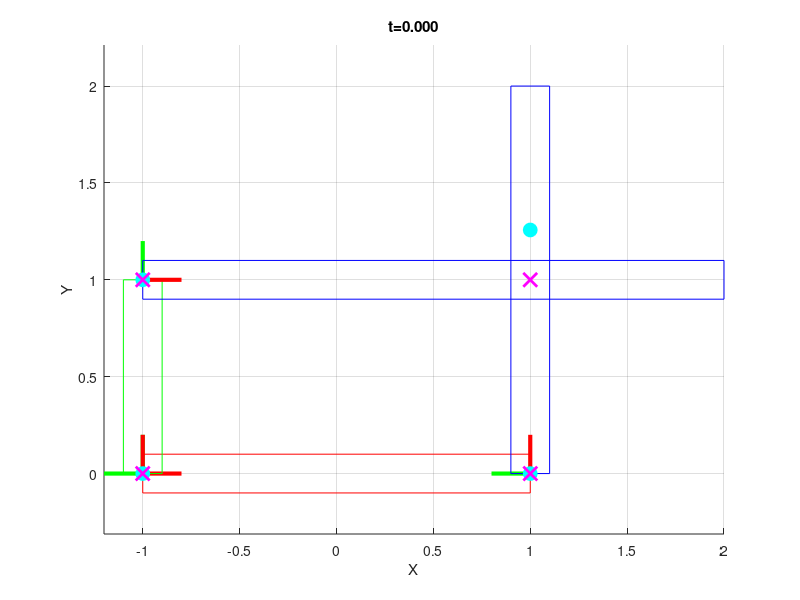

Recreate this plot in MATLAB. (Note: this script raises an error after producing the figure.)
function linkages(scene)
if nargin < 1
	scene = 0;
end

% Set up the scene here.
% Note that links don't have to be placed exactly. The first call to
% solveLinkage() will automatically snap the links so that all the
% constraints are satisfied.
links = [];
pins = [];
sliders = [];
particles = [];
jacobian = true; % turn jocobian on by default to accelerate the process
oscillation = false; % turn oscillation off by default.
switch scene
	case 0
		% Crank-rocker
		% Bottom link
		links(1).angle = 0; % rotation from the positive x-axis
		links(1).pos = [-1 0]'; % position of the center of rotation
		links(1).verts = [ % display vertices
			 0.0  2.0  2.0  0.0
			-0.1 -0.1  0.1  0.1
			];
		% Left link
		links(2).angle = pi/2;
		links(2).pos = [-1 0]';
		links(2).verts = [
			 0.0  1.0  1.0  0.0
			-0.1 -0.1  0.1  0.1
			];
		% Right link
		links(3).angle = pi/2;
		links(3).pos = [1 0]';
		links(3).verts = [
			 0.0  2.0  2.0  0.0
			-0.1 -0.1  0.1  0.1
			];
		% Top link
		links(4).angle = 0;
		links(4).pos = [-1 1]';
		links(4).verts = [
			 0.0  3.0  3.0  0.0
			-0.1 -0.1  0.1  0.1
			];
		
		% Which link is grounded?
		grounded = 1;
		% Which link is the driver?
		% Note: the driver must be attached (with a pin) to the ground.
		driver = 2;
		
		% Bottom-left
		pins(1).linkA = 1;
		pins(1).linkB = 2;
		pins(1).pointA = [0,0]';
		pins(1).pointB = [0,0]';
		% Bottom-right
		pins(2).linkA = 1;
		pins(2).linkB = 3;
		pins(2).pointA = [2,0]';
		pins(2).pointB = [0,0]';
		% Left-top
		pins(3).linkA = 2;
		pins(3).linkB = 4;
		pins(3).pointA = [1,0]';
		pins(3).pointB = [0,0]';
		% Right-top
		pins(4).linkA = 3;
		pins(4).linkB = 4;
		pins(4).pointA = [1+rand(1),0]'; % pin location on link3 is randomized
		pins(4).pointB = [2,0]';
		
		% List of tracer particles for display
		particles(1).link = 4; % which link?
		particles(1).point = [0.5,0.1]'; % tracer particle point in local coords
		particles(2).link = 4;
		particles(2).point = [2.5,-0.1]';
	case 1
		% Drag-link % s = 2, l = 5, p = 4, q = 4
		% Bottom link
		links(1).angle = 0; % rotation from the positive x-axis
		links(1).pos = [-1 0]'; % position of the center of rotation
		links(1).verts = [ % display vertices
			 0.0  2.0  2.0  0.0
			-0.1 -0.1  0.1  0.1
			];
		% Left link
		links(2).angle = pi/2;
		links(2).pos = [-1 0]';
		links(2).verts = [
			 0.0  4.0  4.0  0.0
			-0.1 -0.1  0.1  0.1
			];
		% Right link
		links(3).angle = pi/2;
		links(3).pos = [1 0]';
		links(3).verts = [
			 0.0   5    5   0.0
			-0.1 -0.1  0.1  0.1
			];
		% Top link
		links(4).angle = 0;
		links(4).pos = [-1 1]';
		links(4).verts = [
			 0.0   4    4  0.0
			-0.1 -0.1  0.1  0.1
			];
		
		% Which link is grounded?
		grounded = 1;
		% Which link is the driver?
		% Note: the driver must be attached (with a pin) to the ground.
		driver = 2;
		
		% Bottom-left
		pins(1).linkA = 1;
		pins(1).linkB = 2;
		pins(1).pointA = [0,0]';
		pins(1).pointB = [0,0]';
		% Bottom-right
		pins(2).linkA = 1;
		pins(2).linkB = 3;
		pins(2).pointA = [2,0]';
		pins(2).pointB = [0,0]';
		% Left-top
		pins(3).linkA = 2;
		pins(3).linkB = 4;
		pins(3).pointA = [4,0]';
		pins(3).pointB = [0,0]';
		% Right-top
		pins(4).linkA = 3;
		pins(4).linkB = 4;
		pins(4).pointA = [5,0]'; % pin location on link3 is randomized
		pins(4).pointB = [4,0]';
		
		% List of tracer particles for display
		particles(1).link = 4; % which link?
		particles(1).point = [0.5,0.1]'; % tracer particle point in local coords
		particles(2).link = 4;
		particles(2).point = [2.5,-0.1]';
	case 2
        
		% Double-rocker % s = 1, l = 4, p = 4, q = 3
        % first enable oscillation
        oscillation = true; % decides whether to make the driver link oscillate or not.
        % (double rocker)
        min_angle = acos(3/5)-0.095; % oscillation range 
        max_angle = pi/2+0.005; % uscillation range


		% Bottom link
		links(1).angle = 0; % rotation from the positive x-axis
		links(1).pos = [-1 0]'; % position of the center of rotation
		links(1).verts = [ % display vertices
			 0.0  3.0  3.0  0.0
			-0.1 -0.1  0.1  0.1
			];
		% Left link
		links(2).angle = acos(1/4);
		links(2).pos = [-1 0]';
		links(2).verts = [
			 0.0  4.0  4.0  0.0
			-0.1 -0.1  0.1  0.1
			];
		% Right link
		links(3).angle = pi/2;
		links(3).pos = [1 0]';
		links(3).verts = [
			 0.0  4.0  4.0  0.0
			-0.1 -0.1  0.1  0.1
			];
		% Top link
		links(4).angle = 0;
		links(4).pos = [-1 1]';
		links(4).verts = [
			 0.0  1.0  1.0  0.0
			-0.1 -0.1  0.1  0.1
			];
		
		% Which link is grounded?
		grounded = 1;
		% Which link is the driver?
		% Note: the driver must be attached (with a pin) to the ground.
		driver = 2;
		
		% Bottom-left
		pins(1).linkA = 1;
		pins(1).linkB = 2;
		pins(1).pointA = [0,0]';
		pins(1).pointB = [0,0]';
		% Bottom-right
		pins(2).linkA = 1;
		pins(2).linkB = 3;
		pins(2).pointA = [3,0]';
		pins(2).pointB = [0,0]';
		% Left-top
		pins(3).linkA = 2;
		pins(3).linkB = 4;
		pins(3).pointA = [4,0]';
		pins(3).pointB = [0,0]';
		% Right-top
		pins(4).linkA = 3;
		pins(4).linkB = 4;
		pins(4).pointA = [4,0]'; % pin location on link3 is randomized
		pins(4).pointB = [1,0]';
		
		% List of tracer particles for display
		particles(1).link = 4; % which link?
		particles(1).point = [0,0]'; % tracer particle point in local coords
		particles(2).link = 4;
		particles(2).point = [1,0]';
	case 3
		% Hoekens/Chebyshev
        % Double-rocker % s = 1, l = 2, p = 2.5, q = 5
		% Bottom link
		links(1).angle = 0; % rotation from the positive x-axis
		links(1).pos = [-1 0]'; % position of the center of rotation
		links(1).verts = [ % display vertices
			 0.0  2.0  2.0  0.0
			-0.1 -0.1  0.1  0.1
			];
		% Left link
		links(2).angle = 0;
		links(2).pos = [-1 0]';
		links(2).verts = [
			 0.0  1.0  1.0  0.0
			-0.1 -0.1  0.1  0.1
			];
		% Right link
		links(3).angle = pi/2;
		links(3).pos = [1 0]';
		links(3).verts = [
			 0.0  2.5  2.5  0.0
			-0.1 -0.1  0.1  0.1
			];
		% Top link
		links(4).angle = 0;
		links(4).pos = [-1 1]';
		links(4).verts = [
			 0.0  5.0  5.0  0.0
			-0.1 -0.1  0.1  0.1
			];
		
		% Which link is grounded?
		grounded = 1;
		% Which link is the driver?
		% Note: the driver must be attached (with a pin) to the ground.
		driver = 2;
		
		% Bottom-left
		pins(1).linkA = 1;
		pins(1).linkB = 2;
		pins(1).pointA = [0,0]';
		pins(1).pointB = [0,0]';
		% Bottom-right
		pins(2).linkA = 1;
		pins(2).linkB = 3;
		pins(2).pointA = [2,0]';
		pins(2).pointB = [0,0]';
		% Left-top
		pins(3).linkA = 2;
		pins(3).linkB = 4;
		pins(3).pointA = [1,0]';
		pins(3).pointB = [0,0]';
		% Right-top
		pins(4).linkA = 3;
		pins(4).linkB = 4;
		pins(4).pointA = [2.5,0]'; % pin location on link3 is randomized
		pins(4).pointB = [2.5,0]';
		
		% List of tracer particles for display
		particles(1).link = 4; % which link?
		particles(1).point = [0,0]'; % tracer particle point in local coords
		particles(2).link = 4;
		particles(2).point = [5,0]';
	case 4
		% Peaucellier-Lipkin
        
        % (Peaucellier-Lipkin linkage) set oscillation on
        oscillation = true;
        min_angle = -pi/2.1; % oscillation range 
        max_angle = pi/2.1; % uscillation range
        
        % stationary link
        % s = 1, 
		links(1).angle = 0; % rotation from the positive x-axis
		links(1).pos = [-1 0]'; % position of the center of rotation
		links(1).verts = [ % display vertices
			 0.0  1.0  1.0  0.0
             0.0  0.0  0.0  0.0
			];
		% driver link
		links(2).angle = 0;
		links(2).pos = [0 0]';
		links(2).verts = [
			 0.0  1.0  1.0  0.0
			-0.1 -0.1  0.1  0.1
			];
		% parallelogram link1
		links(3).angle = pi/2;
		links(3).pos = [1 0]';
		links(3).verts = [
			 0.0  2.0  2.0  0.0
			-0.1 -0.1  0.1  0.1
			];
		% parallelogram link2
		links(4).angle = -pi/5;
		links(4).pos = [1 0]';
		links(4).verts = [
			 0.0  2.0  2.0  0.0
			-0.1 -0.1  0.1  0.1
			];
        % parallelogram link3
		links(5).angle = -pi/9;
		links(5).pos = [2 sqrt(3)]';
		links(5).verts = [
			 0.0  2.0  2.0  0.0
			-0.1 -0.1  0.1  0.1
			];
        % parallelogram link4
		links(6).angle = pi/3;
		links(6).pos = [2 -sqrt(3)]';
		links(6).verts = [
			 0.0  2.0  2.0  0.0
			-0.1 -0.1  0.1  0.1
			];
        % long link 1
		links(7).angle = pi/6;
		links(7).pos = [-1 0]';
		links(7).verts = [
			 0.0  2*sqrt(3)  2*sqrt(3)  0.0
			-0.1 -0.1  0.1  0.1
			];
        % long link 1
		links(8).angle = -pi/6;
		links(8).pos = [-1 0]';
		links(8).verts = [
			 0.0  2*sqrt(3)  2*sqrt(3)  0.0
			-0.1 -0.1  0.1  0.1
			];
        grounded = 1;
        driver = 2;
        
        pins(1).linkA = 1;
        pins(1).linkB = 2;
        pins(1).pointA = [1,0]';
        pins(1).pointB = [0,0]';
        pins(2).linkA = 2;
        pins(2).linkB = 3;
        pins(2).pointA = [1,0]';
        pins(2).pointB = [0,0]';
        pins(3).linkA = 2;
        pins(3).linkB = 4;
        pins(3).pointA = [1,0]';
        pins(3).pointB = [0,0]';
        pins(4).linkA = 3;
        pins(4).linkB = 5;
        pins(4).pointA = [2,0]';
        pins(4).pointB = [0,0]';
        pins(5).linkA = 4;
        pins(5).linkB = 6;
        pins(5).pointA = [2,0]';
        pins(5).pointB = [0,0]';
        pins(6).linkA = 5;
        pins(6).linkB = 6;
        pins(6).pointA = [2,0]';
        pins(6).pointB = [2,0]';
        pins(7).linkA = 1;
        pins(7).linkB = 7;
        pins(7).pointA = [0,0]';
        pins(7).pointB = [0,0]';
        pins(8).linkA = 1;
        pins(8).linkB = 8;
        pins(8).pointA = [0,0]';
        pins(8).pointB = [0,0]';
        pins(9).linkA = 5;
        pins(9).linkB = 7;
        pins(9).pointA = [0,0]';
        pins(9).pointB = [2*sqrt(3),0]';
        pins(10).linkA = 6;
        pins(10).linkB = 8;
        pins(10).pointA = [0,0]';
        pins(10).pointB = [2*sqrt(3),0]';
        
        particles(1).link = 5;
        particles(1).point = [2,0]';
        
        
	case 5
		% Klann
        % stationary
        links(1).angle = 0; % rotation from the positive x-axis
        links(1).pos = [0 0]'; % position of the center of rotation
        links(1).verts = [
        -266.16  0.0  -266.16
        61.45 0.0  -130
        ];
        
        links(2).angle = 3*pi/2;
        links(2).pos = [0 0]';
        links(2).verts = [
            0.0 110 110 0
            -5  -5  5   5
        ];
    
        links(3).angle = 0;
        links(3).pos = [0 0]';
        links(3).verts = [
            0.0 130 130 0
            -5  -5  5   5
        ];
    
        links(4).angle = 0;
        links(4).pos = [0 0]';
        links(4).verts = [
            0.0 182 182 0
            -5  -5  5   5
        ];
    
        links(5).angle = 0;
        links(5).pos = [0 0]';
        links(5).verts = [
            0.0 288 288 0 -216.65 -216.65
            -5  -5  5 5 43.20 33.20 
        ];
    
        links(6).angle = 0;
        links(6).pos = [0 0]';
        links(6).verts = [
            0.0 265 734.57 734.57 265 0
            -5  -5 135 145 5   5
        ];
    
    

        pins(1).linkA = 1;
        pins(1).linkB = 2;
        pins(1).pointA = [0 0]';
        pins(1).pointB = [0 0]';
        
        pins(2).linkA = 1;
        pins(2).linkB = 3;
        pins(2).pointA = [-266.16 -130]';
        pins(2).pointB = [0 0]';
        
        pins(3).linkA = 1;
        pins(3).linkB = 4;
        pins(3).pointA = [-266.16 61.45]';
        pins(3).pointB = [0 0]';
        
        pins(4).linkA = 2;
        pins(4).linkB = 5;
        pins(4).pointA = [110 0]';
        pins(4).pointB = [288 0]';
        
        pins(5).linkA = 4;
        pins(5).linkB = 6;
        pins(5).pointA = [182 0]';
        pins(5).pointB = [0 0]';

        pins(6).linkA = 3;
        pins(6).linkB = 5;
        pins(6).pointA = [130 0]';
        pins(6).pointB = [0 0]';
        
        
        pins(7).linkA = 6;
        pins(7).linkB = 5;
        pins(7).pointA = [265 0]';
        pins(7).pointB = [-216.65 38.53]';
        
        
        grounded = 1;
        driver = 2;
        
        particles(1).link = 6;
        particles(1).point = [734.57,140]';
        
        
	case 6
        jacobian = false;
		% Another linkage
        links(1).angle = 0;
        links(1).pos = [0 0]';
        links(1).verts = [
            0 0 0 0
            0 0 0 0
        ];
        
        links(2).angle = 0;
        links(2).pos = [0 0]';
        links(2).verts = [
            0 2 2 0 -1 -1 0 -1 -1 0
            -0.1  -0.1  0.1   0.1 sqrt(3)+0.1 sqrt(3)-0.1 -0.1 -sqrt(3)-0.1 -sqrt(3)+0.1 0.1
        ];
    
        links(3).angle = 0;
        links(3).pos = [0 0]';
        links(3).verts = [
            0 8 8 0
            -0.1  -0.1  0.1   0.1
        ];
    
        links(4).angle = 0;
        links(4).pos = [0 0]';
        links(4).verts = [
            0 8 8 0
            -0.1  -0.1  0.1   0.1
        ];
    
        links(5).angle = 0;
        links(5).pos = [0 0]';
        links(5).verts = [
            0 8 8 0
            -0.1  -0.1  0.1   0.1
        ];
    
        links(6).angle = 0;
        links(6).pos = [0 0]';
        links(6).verts = [
            0 8 8 0
            -0.1  -0.1  0.1   0.1
        ];
    
        links(7).angle = 0;
        links(7).pos = [0 0]';
        links(7).verts = [
            0 8 8 0
            -0.1  -0.1  0.1   0.1
        ];
    
        links(8).angle = 0;
        links(8).pos = [0 0]';
        links(8).verts = [
            0 8 8 0
            -0.1  -0.1  0.1   0.1
        ];
        
        pins(1).linkA = 2;
        pins(1).linkB = 1;
        pins(1).pointA = [0 0]';
        pins(1).pointB = [0 0]';
        
        pins(2).linkA = 2;
        pins(2).linkB = 3;
        pins(2).pointA = [2 0]';
        pins(2).pointB = [0 0]';
        
        pins(3).linkA = 2;
        pins(3).linkB = 4;
        pins(3).pointA = [2 0]';
        pins(3).pointB = [0 0]';
        
        pins(4).linkA = 2;
        pins(4).linkB = 5;
        pins(4).pointA = [-1 sqrt(3)]';
        pins(4).pointB = [0 0]';
        
        pins(5).linkA = 2;
        pins(5).linkB = 6;
        pins(5).pointA = [-1 sqrt(3)]';
        pins(5).pointB = [0 0]';
        
        pins(6).linkA = 2;
        pins(6).linkB = 7;
        pins(6).pointA = [-1 -sqrt(3)]';
        pins(6).pointB = [0 0]';
        
        pins(7).linkA = 2;
        pins(7).linkB = 8;
        pins(7).pointA = [-1 -sqrt(3)]';
        pins(7).pointB = [0 0]';

        sliders(1).linkA = 3;
        sliders(1).linkB = 1;
        sliders(1).pointA = [8 0]';
        sliders(1).rangeB = [[0 0]' [7.7 7.7]'];
        
        sliders(2).linkA = 4;
        sliders(2).linkB = 1;
        sliders(2).pointA = [8 0]';
        sliders(2).rangeB = [[0 0]' [-7.7 7.7]'];
        
        sliders(3).linkA = 5;
        sliders(3).linkB = 1;
        sliders(3).pointA = [8 0]';
        sliders(3).rangeB = [[0 0]' [7.7 7.7]'];
        
        sliders(4).linkA = 6;
        sliders(4).linkB = 1;
        sliders(4).pointA = [8 0]';
        sliders(4).rangeB = [[0 0]' [-7.7 7.7]'];
    
        sliders(5).linkA = 7;
        sliders(5).linkB = 1;
        sliders(5).pointA = [8 0]';
        sliders(5).rangeB = [[0 0]' [7.7 7.7]'];
        
        sliders(6).linkA = 8;
        sliders(6).linkB = 1;
        sliders(6).pointA = [8 0]';
        sliders(6).rangeB = [[0 0]' [-7.7 7.7]'];    
        
        grounded = 1;
        driver = 2;
        
        
        particles(1).link = 2;
        particles(1).point = [2 0]';
        particles(2).link = 2;
        particles(2).point = [-1 sqrt(3)]';
        particles(3).link = 2;
        particles(3).point = [-1 -sqrt(3)]';
        
	case 10
        jacobian = false;
		% Extra credit!
        oscillation = true; % decides whether to make the driver link oscillate or not.
        % (double rocker)
        min_angle = pi/100; % oscillation range 
        max_angle = pi/4; % uscillation range
        
        
        links(1).angle = 0;
        links(1).pos = [0 0]';
        links(1).verts = [
            0.0 5 5 0
            -0.1  -0.1  0.1   0.1
        ];
    
        links(2).angle = pi/100;
        links(2).pos = [0 0]';
        links(2).verts = [
            0.0 5/sqrt(2) 5/sqrt(2) 0
            -0.1  -0.1  0.1   0.1
        ];
    
        links(3).angle = pi-pi/100;
        links(3).pos = [5 0]';
        links(3).verts = [
            0.0 10 10 0
            -0.1  -0.1  0.1   0.1
        ];
        
        pins(1).linkA = 1;
        pins(1).linkB = 3;
        pins(1).pointA = [5 0]';
        pins(1).pointB = [0 0]';
        
        pins(2).linkA = 1;
        pins(2).linkB = 2;
        pins(2).pointA = [0 0]';
        pins(2).pointB = [0 0]';
        
        sliders(1).linkA = 2;
        sliders(1).linkB = 3;
        sliders(1).pointA = [3 0]';
        sliders(1).rangeB = [[0 0]' [10 0]'];
 
        grounded = 1;
        driver = 2;
            
end

% Initialize
for i = 1 : length(links)
	links(i).grounded = (i == grounded); %#ok<*AGROW>
	links(i).driver = (i == driver);
	% These target quantities are only used for grounded and driver links
	links(i).angleTarget = links(i).angle;
	links(i).posTarget = links(i).pos;
end
for i = 1 : length(particles)
	particles(i).pointsWorld = zeros(2,0); % transformed points, initially empty
end

% Debug: drawing here to debug scene setup
drawScene(0,links,pins,sliders,particles);

% lsqnonlin options
if verLessThan('matlab','8.1')
	opt = optimset(...
		'Jacobian','on',...
		'DerivativeCheck','off',...
		'Display','off'); % final-detailed iter-detailed off
else
    if jacobian
        opt = optimoptions('lsqnonlin',...
		'Jacobian','on',...
		'DerivativeCheck','off',...
		'Display','off'); % final-detailed iter-detailed off
    else
        opt = optimoptions('lsqnonlin',...
		'Jacobian','off',...
		'DerivativeCheck','off',...
		'Display','off'); % final-detailed iter-detailed off
    end
end

% Simulation loop
t = 0; % current time
T = 2; % final time
dt = 0.01; % time step
angVel = -2*pi; % driver angular velocity
w = 20; % radius frequency of the oscillation

while t < T
	% Procedurally set the driver angle.
	% Right now, the target angle is being linearly increased, but you may
	% want to do something else.
    if ~oscillation
        links(driver).angleTarget = links(driver).angleTarget + dt*angVel;
    else
        %oscillatory motion code blcok
        links(driver).angleTarget = ...
            (max_angle - min_angle) * -cos(w*t) / 2 + (max_angle + min_angle) / 2;
    end    
    
	% Solve for linkage orientations and positions
	[links,feasible] = solveLinkage(links,pins,sliders,opt);
	% Update particle positions
	particles = updateParticles(links,particles);
	% Draw scene
	drawScene(t,links,pins,sliders,particles);
	% Quit if over-constrained
	if ~feasible
		break;
	end
	t = t + dt;
end

end

%%
function [R,dR] = rotationMatrix(angle)
c = cos(angle);
s = sin(angle);
% Rotation matrix
R = zeros(2);
R(1,1) = c;
R(1,2) = -s;
R(2,1) = s;
R(2,2) = c;
if nargout >= 2
	% Rotation matrix derivative
	dR = zeros(2);
	dR(1,1) = -s;
	dR(1,2) = -c;
	dR(2,1) = c;
	dR(2,2) = -s;
end
end

%%
function [links,feasible] = solveLinkage(links,pins,sliders,opt)
nlinks = length(links);
% Extract the current angles and positions into a vector
angPos0 = zeros(3*nlinks,1);
for i = 1 : nlinks
	link = links(i);
	ii = (i-1)*3+(1:3);
	angPos0(ii(1)) = link.angle;
	angPos0(ii(2:3)) = link.pos;
end
% Limits
lb = -inf(size(angPos0));
ub =  inf(size(angPos0));
% Solve for angles and positions
[angPos,r2] = lsqnonlin(@(angPos)objFun(angPos,links,sliders,pins),angPos0,lb,ub,opt);
% If the mechanism is feasible, then the residual should be zero
feasible = true;
if r2 > 1e-4
	fprintf('Mechanism is over constrained!\n');
	feasible = false;
end
% Extract the angles and positions from the values in the vector
for i = 1 : length(links)
	ii = (i-1)*3+(1:3);
	links(i).angle = angPos(ii(1));
	links(i).pos = angPos(ii(2:3));
end
end

%%
function [c,J] = objFun(angPos,links,sliders,pins)
nlinks = length(links);
npins = length(pins);
nsliders = length(sliders);
% Temporarily change angles and positions of the links. These changes will
% be undone when exiting this function.
for i = 1 : nlinks
	ii = (i-1)*3+(1:3);
	links(i).angle = angPos(ii(1));
	links(i).pos = angPos(ii(2:3));
end

% Evaluate constraints
ndof = 3*nlinks;
ncon = 3 + 3 + 2*npins + nsliders; % 3 for ground, 3 for driver, 2*npins for pins, 2*nsliders for sliders
c = zeros(ncon,1);
J = zeros(ncon,ndof);
k = 0;
% Some angles and positions are fixed
for i = 1 : nlinks
	link = links(i);
	if link.grounded || link.driver
		% Grounded and driver links have their angles and positions
		% prescribed.
		c(k+1,    1) = link.angle - link.angleTarget;
		c(k+(2:3),1) = link.pos - link.posTarget;
		% The Jacobian of this constraint is the identity matrix
		colAng = (i-1)*3 + 1;
		colPos = (i-1)*3 + (2:3);
		J(k+1,    colAng) = 1;
		J(k+(2:3),colPos) = eye(2);
		k = k + 3;
	end
end
% Slider constraints
for i = 1 : nsliders
    slider = sliders(i);
    rows = k;
    k = k + 1;
    idxLinkA = slider.linkA;
    idxLinkB = slider.linkB;
    linkA = links(idxLinkA);
    linkB = links(idxLinkB);
    Ra = rotationMatrix(linkA.angle);
	Rb = rotationMatrix(linkB.angle);
    pointA = slider.pointA;
    rangeB = slider.rangeB;
    xa = Ra * pointA + linkA.pos;
    xb1 = Rb * rangeB(:,1) + linkB.pos;
    xb2 = Rb * rangeB(:,2) + linkB.pos;
    
    c(rows, 1) = sqrt(sum((xb1-xa).^2)) + sqrt(sum((xb2-xa).^2)) - sqrt(sum((xb1-xb2).^2));
    
    % no jacobian computation for sliders
end
% Pin constraints
for i = 1 : npins
	pin = pins(i);
	rows = k+(1:2); % row index of this pin constraint
	k = k + 2;
	indLinkA = pin.linkA; % array index of link A
	indLinkB = pin.linkB; % array index of link B
	linkA = links(indLinkA);
	linkB = links(indLinkB);
	[Ra,dRa] = rotationMatrix(linkA.angle);
	[Rb,dRb] = rotationMatrix(linkB.angle);
	% Local positions
	ra = pin.pointA;
	rb = pin.pointB;
	% World positions
	xa = Ra * ra + linkA.pos;
	xb = Rb * rb + linkB.pos;
	p = xa(1:2) - xb(1:2);
	c(rows,1) = p;
	%
	% Optional Jacobian computation
	%
	% Column indices for the angles and positions of links A and B
	colAngA = (indLinkA-1)*3 + 1;
	colPosA = (indLinkA-1)*3 + (2:3);
	colAngB = (indLinkB-1)*3 + 1;
	colPosB = (indLinkB-1)*3 + (2:3);
	% The Jacobian of this constraint is the partial derivative of f wrt
	% the angles and positions of the two links.
	J(rows,colAngA) = dRa * ra;
	J(rows,colPosA) = eye(2);
	J(rows,colAngB) = -dRb * rb;
	J(rows,colPosB) = -eye(2);
end

end

%%
function particles = updateParticles(links,particles)
% Transform particle position from local to world
for i = 1 : length(particles)
	particle = particles(i);
	link = links(particle.link);
	% IMPLEMENT ME: compute x, the world space position of the particle.
    theta = link.angle;
    coor = link.pos;
	x = [cos(theta) -sin(theta); sin(theta) cos(theta)] * particle.point + coor;
	% Append world position to the array (grows indefinitely)
	particles(i).pointsWorld(:,end+1) = x;
end
end

%%
function drawScene(t,links,pins,sliders,particles)
if t == 0
	clf;
	axis equal;
	hold on;
	grid on;
	xlabel('X');
	ylabel('Y');
end
cla;
% Draw links
for i = 1 : length(links)
	link = links(i);
	R = rotationMatrix(link.angle);
	% Draw frame
	p = link.pos; % frame origin
	s = 0.2; % frame display size
	px = p + s*R(:,1); % frame x-axis
	py = p + s*R(:,2); % frame y-axis
	plot([p(1),px(1)],[p(2),px(2)],'r','LineWidth',3);
	plot([p(1),py(1)],[p(2),py(2)],'g','LineWidth',3);
	% Draw link geometry
	if link.grounded
		color = [1 0 0];
	elseif link.driver
		color = [0 1 0];
	else
		color = [0 0 1];
	end
	E = [R,link.pos;0,0,1]; % transformation matrix
	vertsLocal = [link.verts;ones(1,size(link.verts,2))];
	vertsWorld = E * vertsLocal;
	plot(vertsWorld(1,[1:end,1]),vertsWorld(2,[1:end,1]),'Color',color);
end
% Draw pins
for i = 1 : length(pins)
	pin = pins(i);
	linkA = links(pin.linkA);
	linkB = links(pin.linkB);
	Ra = rotationMatrix(linkA.angle);
	Rb = rotationMatrix(linkB.angle);
	xa = Ra * pin.pointA + linkA.pos;
	xb = Rb * pin.pointB + linkB.pos;
	plot(xa(1),xa(2),'co','MarkerSize',10,'MarkerFaceColor','c');
	plot(xb(1),xb(2),'mx','MarkerSize',10,'LineWidth',2);
end
% Draw Sliders
for i = 1 : length(sliders)
    slider = sliders(i);
    linkA = links(slider.linkA);
	linkB = links(slider.linkB);
	Ra = rotationMatrix(linkA.angle);
	Rb = rotationMatrix(linkB.angle);
	xa = Ra * slider.pointA + linkA.pos;
	xb1 = Rb * slider.rangeB(:,1) + linkB.pos;
    xb2 = Rb * slider.rangeB(:,2) + linkB.pos;
    X = [xb1 xb2];
    plot(xa(1),xa(2),'co','MarkerSize',10,'MarkerFaceColor','c');
    plot(X(1,:)', X(2,:), 'r')
end
% Draw particles
for i = 1 : length(particles)
	particle = particles(i);
	if ~isempty(particle.pointsWorld)
		plot(particle.pointsWorld(1,:),particle.pointsWorld(2,:),'k');
		plot(particle.pointsWorld(1,end),particle.pointsWorld(2,end),'ko');
	end
end
%axis equal;
title(sprintf('t=%.3f',t));
drawnow;
end
